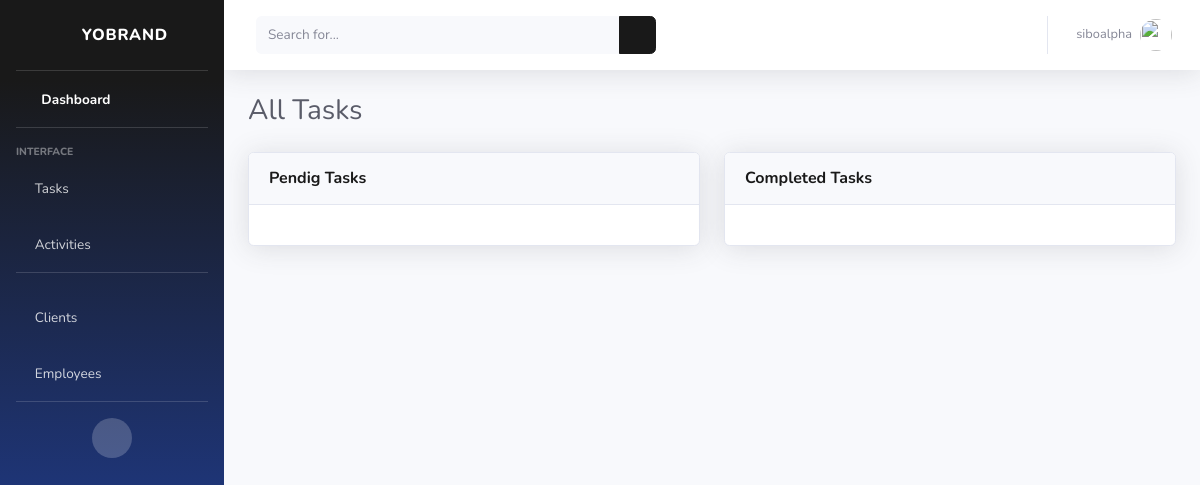
Page /tasks/ (signed in) on the earlier database version.
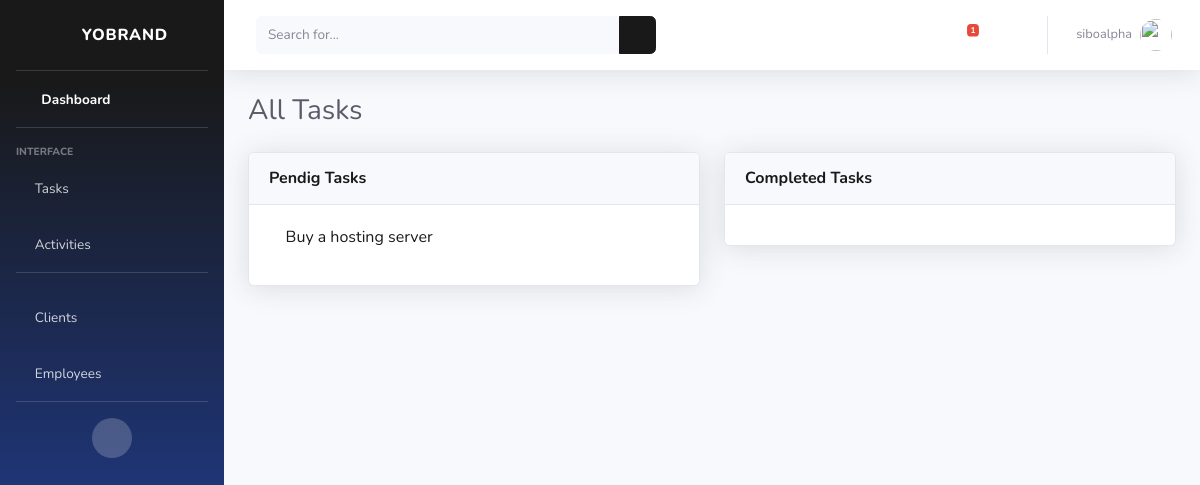
Same page on the later database version.
### cms/models.py (models this page shows, shortened)
class Task(models.Model):
    title = models.CharField(max_length=40, null=True)
    description = models.TextField(max_length=200, null=True)
    employee = models.ForeignKey(User, on_delete=models.SET_NULL, null=True)
    project = models.ForeignKey(Project, on_delete=models.SET_NULL ,null=True)
    complete = models.BooleanField(default=False)
    due_date = models.DateField(auto_now_add=False, null=True)
    due_time = models.TimeField(auto_now_add=False, null=True)

### cms/views.py (the view)
# urls.py: path('tasks/', views.tasks, name="tasks"),
@login_required(login_url='login')
def tasks(request):
    tasks = Task.objects.filter(employee=request.user).order_by('due_date', 'due_time')
    tasks_notification = Task.objects.filter(employee=request.user, complete = False).count()
    context = {'tasks': tasks, 'tasks_notification': tasks_notification}
    return render(request, 'cms/tasks.html', context)

### cms/templates/cms/tasks.html (shortened to what this page needs)
{% extends 'cms/base.html' %}
{% block content %}
<div class="container-fluid">
    <div class="d-sm-flex align-items-center justify-content-between mb-4">
        <h1 class="h3 mb-0 text-gray-800">All Tasks</h1>
    </div>
    <div class="row">
        <div class="col-lg-6">
            <div class="card shadow mb-4">
                <div class="card-header py-3 d-flex flex-row align-items-center justify-content-between">
                    <h6 class="m-0 font-weight-bold text-primary"> Pendig Tasks</h6>
                </div>
                <div class="card-body">
                    {% for task in tasks %}
                    {% if task.complete == False %}
                    <a href="{% url 'task' task.id %}">
                        <p><span><i class="far fa-dot-circle" style='color:red'></i><span> </span>{{task.title}}</p>
                    </a>
                    {% endif %}
                    {% endfor %}
                </div>
            </div>
        </div>
        <div class="col-lg-6">
            <div class="card shadow mb-4">
                <div class="card-header py-3 d-flex flex-row align-items-center justify-content-between">
                    <h6 class="m-0 font-weight-bold text-primary"> Completed Tasks</h6>
                </div>
                <div class="card-body">
                </div>
            </div>
        </div>
    </div>
</div>
{% endblock %}

### cms/templates/cms/base.html (shortened to what the changed rows need)
<!DOCTYPE html>
{% load static %}
<html lang="en">
<head>
    <link href="{% static 'vendor/fontawesome-free/css/all.min.css' %}" rel="stylesheet" type="text/css">
    <link href="{% static 'css/sb-admin-2.min.css' %}" rel="stylesheet">
</head>
<body id="page-top">
    <div id="wrapper">
        <div id="content-wrapper" class="d-flex flex-column">
            <div id="content">
                <nav class="navbar navbar-expand navbar-light bg-white topbar mb-4 static-top shadow">
                    <ul class="navbar-nav ml-auto">
                        <li class="nav-item dropdown no-arrow mx-1">
                            <a class="nav-link dropdown-toggle" href="#" id="alertsDropdown" role="button"
                                data-toggle="dropdown" aria-haspopup="true" aria-expanded="false">
                                <i class="fas fa-bell fa-fw"></i>
                                {% if tasks_notification %}
                                <span class="badge badge-danger badge-counter">{{tasks_notification}}</span>
                                {% endif %}
                            </a>
                        </li>
                    </ul>
                </nav>
                {% block content%}
                {% endblock %}
</body>
</html>

Differences in the rows shown:
added Task: title "Buy a hosting server"
Other differences:
{{ tasks_notification }}: (not shown) → "1"
